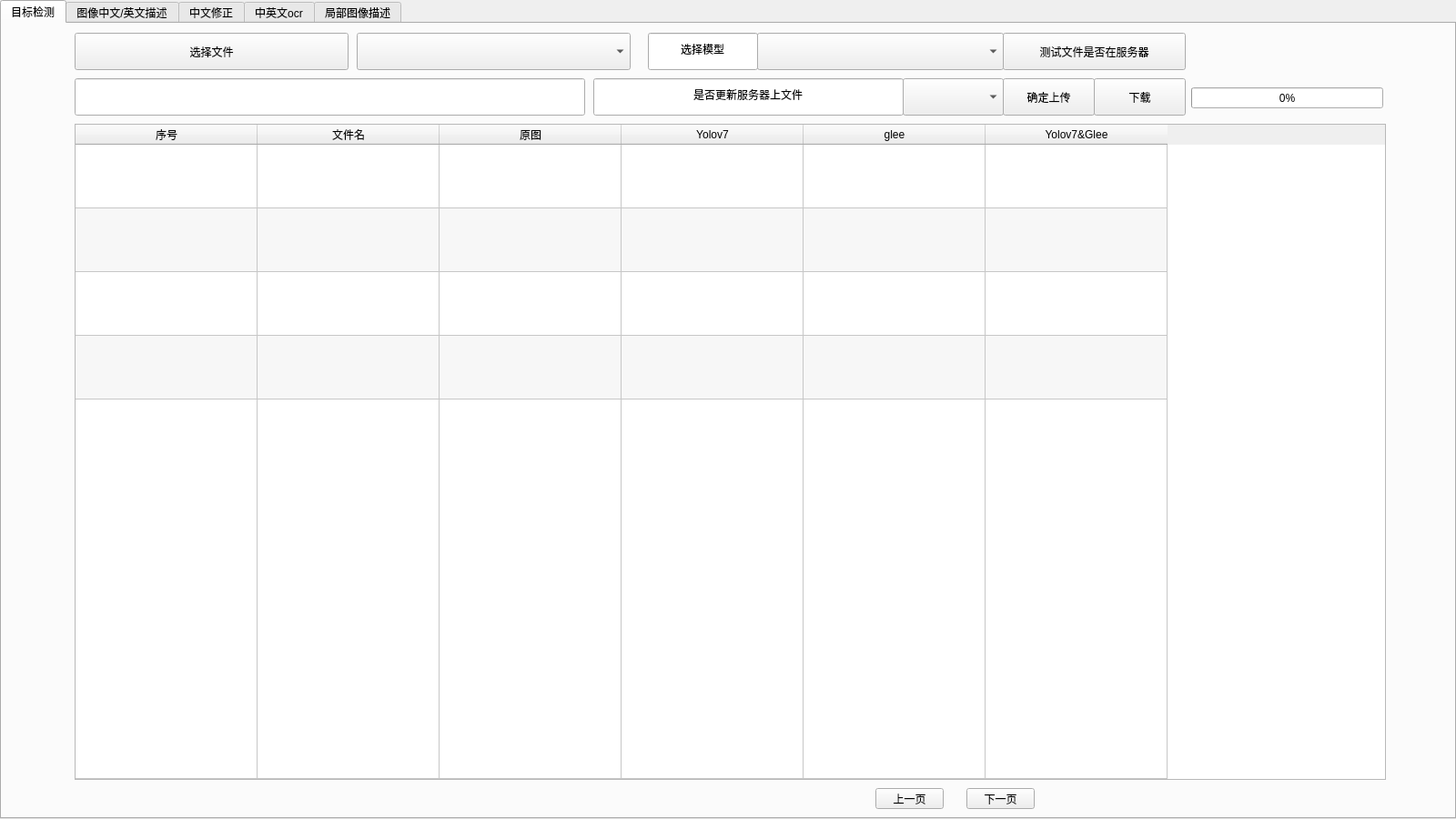
<?xml version="1.0" encoding="UTF-8"?>
<ui version="4.0">
 <class>Form</class>
 <widget class="QWidget" name="Form">
  <property name="geometry">
   <rect>
    <x>0</x>
    <y>0</y>
    <width>1600</width>
    <height>900</height>
   </rect>
  </property>
  <property name="windowTitle">
   <string>Form</string>
  </property>
  <widget class="QTabWidget" name="tabWidget">
   <property name="geometry">
    <rect>
     <x>0</x>
     <y>0</y>
     <width>1600</width>
     <height>900</height>
    </rect>
   </property>
   <property name="currentIndex">
    <number>0</number>
   </property>
   <widget class="QWidget" name="tab_1">
    <attribute name="title">
     <string>目标检测</string>
    </attribute>
    <widget class="QComboBox" name="comboBox_5">
     <property name="geometry">
      <rect>
       <x>390</x>
       <y>10</y>
       <width>301</width>
       <height>41</height>
      </rect>
     </property>
    </widget>
    <widget class="QPushButton" name="pushButton_4">
     <property name="geometry">
      <rect>
       <x>1100</x>
       <y>10</y>
       <width>201</width>
       <height>41</height>
      </rect>
     </property>
     <property name="text">
      <string>测试文件是否在服务器</string>
     </property>
     <property name="icon">
      <iconset>
       <normaloff>图标/botton.jpg</normaloff>图标/botton.jpg</iconset>
     </property>
     <property name="iconSize">
      <size>
       <width>30</width>
       <height>30</height>
      </size>
     </property>
    </widget>
    <widget class="QPushButton" name="pushButton_3">
     <property name="geometry">
      <rect>
       <x>1060</x>
       <y>840</y>
       <width>75</width>
       <height>23</height>
      </rect>
     </property>
     <property name="text">
      <string>下一页</string>
     </property>
    </widget>
    <widget class="QLineEdit" name="lineEdit_2">
     <property name="geometry">
      <rect>
       <x>80</x>
       <y>60</y>
       <width>561</width>
       <height>41</height>
      </rect>
     </property>
     <property name="alignment">
      <set>Qt::AlignCenter</set>
     </property>
     <property name="readOnly">
      <bool>true</bool>
     </property>
    </widget>
    <widget class="QComboBox" name="comboBox_4">
     <property name="geometry">
      <rect>
       <x>830</x>
       <y>10</y>
       <width>271</width>
       <height>41</height>
      </rect>
     </property>
    </widget>
    <widget class="QComboBox" name="comboBox_6">
     <property name="geometry">
      <rect>
       <x>990</x>
       <y>60</y>
       <width>111</width>
       <height>41</height>
      </rect>
     </property>
     <property name="currentText">
      <string/>
     </property>
    </widget>
    <widget class="QPushButton" name="pushButton_24">
     <property name="geometry">
      <rect>
       <x>80</x>
       <y>10</y>
       <width>301</width>
       <height>41</height>
      </rect>
     </property>
     <property name="text">
      <string>选择文件</string>
     </property>
     <property name="iconSize">
      <size>
       <width>30</width>
       <height>30</height>
      </size>
     </property>
    </widget>
    <widget class="QPushButton" name="pushButton">
     <property name="geometry">
      <rect>
       <x>1100</x>
       <y>60</y>
       <width>101</width>
       <height>41</height>
      </rect>
     </property>
     <property name="text">
      <string>确定上传</string>
     </property>
     <property name="icon">
      <iconset>
       <normaloff>图标/botton.jpg</normaloff>图标/botton.jpg</iconset>
     </property>
     <property name="iconSize">
      <size>
       <width>30</width>
       <height>30</height>
      </size>
     </property>
    </widget>
    <widget class="QPushButton" name="pushButton_2">
     <property name="geometry">
      <rect>
       <x>960</x>
       <y>840</y>
       <width>75</width>
       <height>23</height>
      </rect>
     </property>
     <property name="text">
      <string>上一页</string>
     </property>
    </widget>
    <widget class="QLineEdit" name="lineEdit_6">
     <property name="geometry">
      <rect>
       <x>650</x>
       <y>60</y>
       <width>341</width>
       <height>41</height>
      </rect>
     </property>
     <property name="text">
      <string>是否更新服务器上文件</string>
     </property>
     <property name="alignment">
      <set>Qt::AlignCenter</set>
     </property>
     <property name="readOnly">
      <bool>true</bool>
     </property>
    </widget>
    <widget class="QTableWidget" name="tableWidget">
     <property name="geometry">
      <rect>
       <x>80</x>
       <y>110</y>
       <width>1441</width>
       <height>721</height>
      </rect>
     </property>
     <property name="mouseTracking">
      <bool>false</bool>
     </property>
     <property name="autoScroll">
      <bool>true</bool>
     </property>
     <property name="dragEnabled">
      <bool>true</bool>
     </property>
     <property name="alternatingRowColors">
      <bool>true</bool>
     </property>
     <property name="selectionMode">
      <enum>QAbstractItemView::ExtendedSelection</enum>
     </property>
     <property name="rowCount">
      <number>5</number>
     </property>
     <attribute name="horizontalHeaderVisible">
      <bool>true</bool>
     </attribute>
     <attribute name="horizontalHeaderCascadingSectionResizes">
      <bool>false</bool>
     </attribute>
     <attribute name="horizontalHeaderMinimumSectionSize">
      <number>10</number>
     </attribute>
     <attribute name="horizontalHeaderDefaultSectionSize">
      <number>200</number>
     </attribute>
     <attribute name="horizontalHeaderHighlightSections">
      <bool>true</bool>
     </attribute>
     <attribute name="horizontalHeaderShowSortIndicator" stdset="0">
      <bool>false</bool>
     </attribute>
     <attribute name="horizontalHeaderStretchLastSection">
      <bool>false</bool>
     </attribute>
     <attribute name="verticalHeaderVisible">
      <bool>false</bool>
     </attribute>
     <attribute name="verticalHeaderCascadingSectionResizes">
      <bool>true</bool>
     </attribute>
     <attribute name="verticalHeaderMinimumSectionSize">
      <number>70</number>
     </attribute>
     <attribute name="verticalHeaderDefaultSectionSize">
      <number>70</number>
     </attribute>
     <attribute name="verticalHeaderShowSortIndicator" stdset="0">
      <bool>false</bool>
     </attribute>
     <attribute name="verticalHeaderStretchLastSection">
      <bool>true</bool>
     </attribute>
     <row>
      <property name="text">
       <string>0</string>
      </property>
     </row>
     <row>
      <property name="text">
       <string>1</string>
      </property>
     </row>
     <row>
      <property name="text">
       <string>2</string>
      </property>
     </row>
     <row>
      <property name="text">
       <string>3</string>
      </property>
     </row>
     <row>
      <property name="text">
       <string>4</string>
      </property>
     </row>
     <column>
      <property name="text">
       <string>序号</string>
      </property>
     </column>
     <column>
      <property name="text">
       <string>文件名</string>
      </property>
     </column>
     <column>
      <property name="text">
       <string>原图</string>
      </property>
     </column>
     <column>
      <property name="text">
       <string>Yolov7</string>
      </property>
     </column>
     <column>
      <property name="text">
       <string>glee</string>
      </property>
     </column>
     <column>
      <property name="text">
       <string>Yolov7&amp;Glee</string>
      </property>
     </column>
    </widget>
    <widget class="QPushButton" name="pushButton_5">
     <property name="geometry">
      <rect>
       <x>1200</x>
       <y>60</y>
       <width>101</width>
       <height>41</height>
      </rect>
     </property>
     <property name="text">
      <string>下载</string>
     </property>
     <property name="icon">
      <iconset>
       <normaloff>图标/botton.jpg</normaloff>图标/botton.jpg</iconset>
     </property>
     <property name="iconSize">
      <size>
       <width>30</width>
       <height>30</height>
      </size>
     </property>
    </widget>
    <widget class="QLineEdit" name="lineEdit_9">
     <property name="geometry">
      <rect>
       <x>710</x>
       <y>10</y>
       <width>121</width>
       <height>41</height>
      </rect>
     </property>
     <property name="text">
      <string>选择模型</string>
     </property>
     <property name="alignment">
      <set>Qt::AlignCenter</set>
     </property>
     <property name="readOnly">
      <bool>true</bool>
     </property>
    </widget>
    <widget class="QProgressBar" name="progressBar">
     <property name="geometry">
      <rect>
       <x>1307</x>
       <y>70</y>
       <width>211</width>
       <height>23</height>
      </rect>
     </property>
     <property name="value">
      <number>0</number>
     </property>
    </widget>
   </widget>
   <widget class="QWidget" name="tab_2">
    <attribute name="title">
     <string>图像中文/英文描述</string>
    </attribute>
    <widget class="QLabel" name="label_3">
     <property name="geometry">
      <rect>
       <x>1280</x>
       <y>9</y>
       <width>300</width>
       <height>300</height>
      </rect>
     </property>
     <property name="text">
      <string/>
     </property>
     <property name="scaledContents">
      <bool>true</bool>
     </property>
    </widget>
    <widget class="QComboBox" name="comboBox_10">
     <property name="geometry">
      <rect>
       <x>510</x>
       <y>10</y>
       <width>111</width>
       <height>41</height>
      </rect>
     </property>
    </widget>
    <widget class="QTextEdit" name="textEdit_3">
     <property name="geometry">
      <rect>
       <x>1280</x>
       <y>330</y>
       <width>301</width>
       <height>511</height>
      </rect>
     </property>
     <property name="lineWrapMode">
      <enum>QTextEdit::WidgetWidth</enum>
     </property>
    </widget>
    <widget class="QPushButton" name="pushButton_7">
     <property name="geometry">
      <rect>
       <x>1160</x>
       <y>850</y>
       <width>75</width>
       <height>23</height>
      </rect>
     </property>
     <property name="text">
      <string>下一页</string>
     </property>
    </widget>
    <widget class="QPushButton" name="pushButton_8">
     <property name="geometry">
      <rect>
       <x>1040</x>
       <y>850</y>
       <width>75</width>
       <height>23</height>
      </rect>
     </property>
     <property name="text">
      <string>上一页</string>
     </property>
    </widget>
    <widget class="QPushButton" name="pushButton_9">
     <property name="geometry">
      <rect>
       <x>1040</x>
       <y>10</y>
       <width>111</width>
       <height>91</height>
      </rect>
     </property>
     <property name="text">
      <string>上传</string>
     </property>
     <property name="icon">
      <iconset>
       <normaloff>图标/botton.jpg</normaloff>图标/botton.jpg</iconset>
     </property>
     <property name="iconSize">
      <size>
       <width>30</width>
       <height>30</height>
      </size>
     </property>
    </widget>
    <widget class="QTableWidget" name="tableWidget_3">
     <property name="geometry">
      <rect>
       <x>20</x>
       <y>109</y>
       <width>1251</width>
       <height>731</height>
      </rect>
     </property>
     <property name="mouseTracking">
      <bool>false</bool>
     </property>
     <property name="autoScroll">
      <bool>true</bool>
     </property>
     <property name="dragEnabled">
      <bool>true</bool>
     </property>
     <property name="alternatingRowColors">
      <bool>true</bool>
     </property>
     <property name="selectionMode">
      <enum>QAbstractItemView::ExtendedSelection</enum>
     </property>
     <property name="rowCount">
      <number>5</number>
     </property>
     <attribute name="horizontalHeaderVisible">
      <bool>true</bool>
     </attribute>
     <attribute name="horizontalHeaderCascadingSectionResizes">
      <bool>false</bool>
     </attribute>
     <attribute name="horizontalHeaderMinimumSectionSize">
      <number>10</number>
     </attribute>
     <attribute name="horizontalHeaderDefaultSectionSize">
      <number>200</number>
     </attribute>
     <attribute name="horizontalHeaderHighlightSections">
      <bool>true</bool>
     </attribute>
     <attribute name="horizontalHeaderShowSortIndicator" stdset="0">
      <bool>false</bool>
     </attribute>
     <attribute name="horizontalHeaderStretchLastSection">
      <bool>false</bool>
     </attribute>
     <attribute name="verticalHeaderVisible">
      <bool>false</bool>
     </attribute>
     <attribute name="verticalHeaderCascadingSectionResizes">
      <bool>true</bool>
     </attribute>
     <attribute name="verticalHeaderMinimumSectionSize">
      <number>70</number>
     </attribute>
     <attribute name="verticalHeaderDefaultSectionSize">
      <number>150</number>
     </attribute>
     <attribute name="verticalHeaderShowSortIndicator" stdset="0">
      <bool>false</bool>
     </attribute>
     <attribute name="verticalHeaderStretchLastSection">
      <bool>true</bool>
     </attribute>
     <row>
      <property name="text">
       <string>0</string>
      </property>
     </row>
     <row>
      <property name="text">
       <string>1</string>
      </property>
     </row>
     <row>
      <property name="text">
       <string>2</string>
      </property>
     </row>
     <row>
      <property name="text">
       <string>3</string>
      </property>
     </row>
     <row>
      <property name="text">
       <string>4</string>
      </property>
     </row>
     <column>
      <property name="text">
       <string>序号</string>
      </property>
     </column>
     <column>
      <property name="text">
       <string>文件名</string>
      </property>
     </column>
     <column>
      <property name="text">
       <string>问题</string>
      </property>
     </column>
     <column>
      <property name="text">
       <string>答案</string>
      </property>
     </column>
    </widget>
    <widget class="QComboBox" name="comboBox_12">
     <property name="geometry">
      <rect>
       <x>390</x>
       <y>10</y>
       <width>111</width>
       <height>41</height>
      </rect>
     </property>
    </widget>
    <widget class="QPushButton" name="pushButton_6">
     <property name="geometry">
      <rect>
       <x>20</x>
       <y>10</y>
       <width>361</width>
       <height>41</height>
      </rect>
     </property>
     <property name="text">
      <string>选择json所在文件夹</string>
     </property>
    </widget>
    <widget class="QComboBox" name="comboBox">
     <property name="geometry">
      <rect>
       <x>20</x>
       <y>60</y>
       <width>361</width>
       <height>41</height>
      </rect>
     </property>
    </widget>
    <widget class="QComboBox" name="comboBox_7">
     <property name="geometry">
      <rect>
       <x>690</x>
       <y>60</y>
       <width>51</width>
       <height>41</height>
      </rect>
     </property>
     <property name="currentText">
      <string/>
     </property>
    </widget>
    <widget class="QLineEdit" name="lineEdit_7">
     <property name="geometry">
      <rect>
       <x>390</x>
       <y>60</y>
       <width>301</width>
       <height>41</height>
      </rect>
     </property>
     <property name="text">
      <string>是否更新服务器上文件</string>
     </property>
     <property name="alignment">
      <set>Qt::AlignCenter</set>
     </property>
     <property name="readOnly">
      <bool>true</bool>
     </property>
    </widget>
    <widget class="QLineEdit" name="lineEdit_3">
     <property name="geometry">
      <rect>
       <x>780</x>
       <y>10</y>
       <width>111</width>
       <height>41</height>
      </rect>
     </property>
    </widget>
    <widget class="QPushButton" name="pushButton_27">
     <property name="geometry">
      <rect>
       <x>1160</x>
       <y>10</y>
       <width>111</width>
       <height>91</height>
      </rect>
     </property>
     <property name="text">
      <string>下载</string>
     </property>
     <property name="icon">
      <iconset>
       <normaloff>图标/botton.jpg</normaloff>图标/botton.jpg</iconset>
     </property>
     <property name="iconSize">
      <size>
       <width>30</width>
       <height>30</height>
      </size>
     </property>
    </widget>
    <widget class="QPushButton" name="pushButton_40">
     <property name="geometry">
      <rect>
       <x>900</x>
       <y>10</y>
       <width>131</width>
       <height>91</height>
      </rect>
     </property>
     <property name="text">
      <string>测试文件是否在服务器</string>
     </property>
     <property name="icon">
      <iconset>
       <normaloff>../../HYT/.designer/backup/图标/botton.jpg</normaloff>../../HYT/.designer/backup/图标/botton.jpg</iconset>
     </property>
     <property name="iconSize">
      <size>
       <width>30</width>
       <height>30</height>
      </size>
     </property>
    </widget>
    <widget class="QLineEdit" name="lineEdit_11">
     <property name="geometry">
      <rect>
       <x>630</x>
       <y>10</y>
       <width>151</width>
       <height>41</height>
      </rect>
     </property>
     <property name="text">
      <string>图文相似度阈值（）%</string>
     </property>
     <property name="alignment">
      <set>Qt::AlignCenter</set>
     </property>
     <property name="readOnly">
      <bool>true</bool>
     </property>
    </widget>
   </widget>
   <widget class="QWidget" name="tab">
    <attribute name="title">
     <string>中文修正</string>
    </attribute>
    <widget class="QPushButton" name="pushButton_16">
     <property name="geometry">
      <rect>
       <x>1160</x>
       <y>850</y>
       <width>75</width>
       <height>23</height>
      </rect>
     </property>
     <property name="text">
      <string>下一页</string>
     </property>
    </widget>
    <widget class="QPushButton" name="pushButton_17">
     <property name="geometry">
      <rect>
       <x>1040</x>
       <y>10</y>
       <width>111</width>
       <height>91</height>
      </rect>
     </property>
     <property name="text">
      <string>上传</string>
     </property>
     <property name="icon">
      <iconset>
       <normaloff>图标/botton.jpg</normaloff>图标/botton.jpg</iconset>
     </property>
     <property name="iconSize">
      <size>
       <width>30</width>
       <height>30</height>
      </size>
     </property>
    </widget>
    <widget class="QTableWidget" name="tableWidget_6">
     <property name="geometry">
      <rect>
       <x>20</x>
       <y>109</y>
       <width>1251</width>
       <height>731</height>
      </rect>
     </property>
     <property name="mouseTracking">
      <bool>false</bool>
     </property>
     <property name="autoScroll">
      <bool>true</bool>
     </property>
     <property name="dragEnabled">
      <bool>true</bool>
     </property>
     <property name="alternatingRowColors">
      <bool>true</bool>
     </property>
     <property name="selectionMode">
      <enum>QAbstractItemView::ExtendedSelection</enum>
     </property>
     <property name="rowCount">
      <number>5</number>
     </property>
     <attribute name="horizontalHeaderVisible">
      <bool>true</bool>
     </attribute>
     <attribute name="horizontalHeaderCascadingSectionResizes">
      <bool>false</bool>
     </attribute>
     <attribute name="horizontalHeaderMinimumSectionSize">
      <number>10</number>
     </attribute>
     <attribute name="horizontalHeaderDefaultSectionSize">
      <number>200</number>
     </attribute>
     <attribute name="horizontalHeaderHighlightSections">
      <bool>true</bool>
     </attribute>
     <attribute name="horizontalHeaderShowSortIndicator" stdset="0">
      <bool>false</bool>
     </attribute>
     <attribute name="horizontalHeaderStretchLastSection">
      <bool>false</bool>
     </attribute>
     <attribute name="verticalHeaderVisible">
      <bool>false</bool>
     </attribute>
     <attribute name="verticalHeaderCascadingSectionResizes">
      <bool>true</bool>
     </attribute>
     <attribute name="verticalHeaderMinimumSectionSize">
      <number>70</number>
     </attribute>
     <attribute name="verticalHeaderDefaultSectionSize">
      <number>150</number>
     </attribute>
     <attribute name="verticalHeaderShowSortIndicator" stdset="0">
      <bool>false</bool>
     </attribute>
     <attribute name="verticalHeaderStretchLastSection">
      <bool>true</bool>
     </attribute>
     <row>
      <property name="text">
       <string>0</string>
      </property>
     </row>
     <row>
      <property name="text">
       <string>1</string>
      </property>
     </row>
     <row>
      <property name="text">
       <string>2</string>
      </property>
     </row>
     <row>
      <property name="text">
       <string>3</string>
      </property>
     </row>
     <row>
      <property name="text">
       <string>4</string>
      </property>
     </row>
     <column>
      <property name="text">
       <string>序号</string>
      </property>
     </column>
     <column>
      <property name="text">
       <string>文件名</string>
      </property>
     </column>
     <column>
      <property name="text">
       <string>问题</string>
      </property>
     </column>
     <column>
      <property name="text">
       <string>答案</string>
      </property>
     </column>
    </widget>
    <widget class="QComboBox" name="comboBox_2">
     <property name="geometry">
      <rect>
       <x>20</x>
       <y>60</y>
       <width>361</width>
       <height>41</height>
      </rect>
     </property>
    </widget>
    <widget class="QPushButton" name="pushButton_25">
     <property name="geometry">
      <rect>
       <x>1040</x>
       <y>850</y>
       <width>75</width>
       <height>23</height>
      </rect>
     </property>
     <property name="text">
      <string>上一页</string>
     </property>
    </widget>
    <widget class="QPushButton" name="pushButton_26">
     <property name="geometry">
      <rect>
       <x>20</x>
       <y>10</y>
       <width>361</width>
       <height>41</height>
      </rect>
     </property>
     <property name="text">
      <string>选择json所在文件夹</string>
     </property>
    </widget>
    <widget class="QLabel" name="label_6">
     <property name="geometry">
      <rect>
       <x>1280</x>
       <y>9</y>
       <width>300</width>
       <height>300</height>
      </rect>
     </property>
     <property name="text">
      <string/>
     </property>
     <property name="scaledContents">
      <bool>true</bool>
     </property>
    </widget>
    <widget class="QTextEdit" name="textEdit_6">
     <property name="geometry">
      <rect>
       <x>1280</x>
       <y>330</y>
       <width>301</width>
       <height>511</height>
      </rect>
     </property>
     <property name="lineWrapMode">
      <enum>QTextEdit::WidgetWidth</enum>
     </property>
    </widget>
    <widget class="QLineEdit" name="lineEdit_8">
     <property name="geometry">
      <rect>
       <x>390</x>
       <y>10</y>
       <width>301</width>
       <height>41</height>
      </rect>
     </property>
     <property name="text">
      <string>是否更新服务器上文件</string>
     </property>
     <property name="alignment">
      <set>Qt::AlignCenter</set>
     </property>
     <property name="readOnly">
      <bool>true</bool>
     </property>
    </widget>
    <widget class="QComboBox" name="comboBox_8">
     <property name="geometry">
      <rect>
       <x>690</x>
       <y>10</y>
       <width>51</width>
       <height>41</height>
      </rect>
     </property>
     <property name="currentText">
      <string/>
     </property>
    </widget>
    <widget class="QPushButton" name="pushButton_28">
     <property name="geometry">
      <rect>
       <x>1160</x>
       <y>10</y>
       <width>111</width>
       <height>91</height>
      </rect>
     </property>
     <property name="text">
      <string>下载</string>
     </property>
     <property name="icon">
      <iconset>
       <normaloff>图标/botton.jpg</normaloff>图标/botton.jpg</iconset>
     </property>
     <property name="iconSize">
      <size>
       <width>30</width>
       <height>30</height>
      </size>
     </property>
    </widget>
    <widget class="QPushButton" name="pushButton_42">
     <property name="geometry">
      <rect>
       <x>900</x>
       <y>10</y>
       <width>131</width>
       <height>91</height>
      </rect>
     </property>
     <property name="text">
      <string>测试文件是否在服务器</string>
     </property>
     <property name="icon">
      <iconset>
       <normaloff>../../HYT/.designer/backup/图标/botton.jpg</normaloff>../../HYT/.designer/backup/图标/botton.jpg</iconset>
     </property>
     <property name="iconSize">
      <size>
       <width>30</width>
       <height>30</height>
      </size>
     </property>
    </widget>
   </widget>
   <widget class="QWidget" name="tab_3">
    <attribute name="title">
     <string>中英文ocr</string>
    </attribute>
    <widget class="QPushButton" name="pushButton_23">
     <property name="geometry">
      <rect>
       <x>20</x>
       <y>10</y>
       <width>361</width>
       <height>41</height>
      </rect>
     </property>
     <property name="text">
      <string>选择图片所在文件夹</string>
     </property>
    </widget>
    <widget class="QComboBox" name="comboBox_19">
     <property name="geometry">
      <rect>
       <x>20</x>
       <y>60</y>
       <width>361</width>
       <height>41</height>
      </rect>
     </property>
    </widget>
    <widget class="QTextEdit" name="textEdit_5">
     <property name="geometry">
      <rect>
       <x>1280</x>
       <y>330</y>
       <width>301</width>
       <height>511</height>
      </rect>
     </property>
     <property name="lineWrapMode">
      <enum>QTextEdit::WidgetWidth</enum>
     </property>
    </widget>
    <widget class="QPushButton" name="pushButton_34">
     <property name="geometry">
      <rect>
       <x>1040</x>
       <y>10</y>
       <width>111</width>
       <height>91</height>
      </rect>
     </property>
     <property name="text">
      <string>上传</string>
     </property>
     <property name="icon">
      <iconset>
       <normaloff>图标/botton.jpg</normaloff>图标/botton.jpg</iconset>
     </property>
     <property name="iconSize">
      <size>
       <width>30</width>
       <height>30</height>
      </size>
     </property>
    </widget>
    <widget class="QLabel" name="label_5">
     <property name="geometry">
      <rect>
       <x>1280</x>
       <y>9</y>
       <width>300</width>
       <height>300</height>
      </rect>
     </property>
     <property name="text">
      <string/>
     </property>
     <property name="scaledContents">
      <bool>true</bool>
     </property>
    </widget>
    <widget class="QPushButton" name="pushButton_35">
     <property name="geometry">
      <rect>
       <x>1160</x>
       <y>10</y>
       <width>111</width>
       <height>91</height>
      </rect>
     </property>
     <property name="text">
      <string>下载</string>
     </property>
     <property name="icon">
      <iconset>
       <normaloff>图标/botton.jpg</normaloff>图标/botton.jpg</iconset>
     </property>
     <property name="iconSize">
      <size>
       <width>30</width>
       <height>30</height>
      </size>
     </property>
    </widget>
    <widget class="QLineEdit" name="lineEdit_14">
     <property name="geometry">
      <rect>
       <x>390</x>
       <y>60</y>
       <width>301</width>
       <height>41</height>
      </rect>
     </property>
     <property name="text">
      <string>是否更新服务器上文件</string>
     </property>
     <property name="alignment">
      <set>Qt::AlignCenter</set>
     </property>
     <property name="readOnly">
      <bool>true</bool>
     </property>
    </widget>
    <widget class="QTableWidget" name="tableWidget_5">
     <property name="geometry">
      <rect>
       <x>20</x>
       <y>109</y>
       <width>1251</width>
       <height>731</height>
      </rect>
     </property>
     <property name="mouseTracking">
      <bool>false</bool>
     </property>
     <property name="autoScroll">
      <bool>true</bool>
     </property>
     <property name="dragEnabled">
      <bool>true</bool>
     </property>
     <property name="alternatingRowColors">
      <bool>true</bool>
     </property>
     <property name="selectionMode">
      <enum>QAbstractItemView::ExtendedSelection</enum>
     </property>
     <property name="rowCount">
      <number>5</number>
     </property>
     <attribute name="horizontalHeaderVisible">
      <bool>true</bool>
     </attribute>
     <attribute name="horizontalHeaderCascadingSectionResizes">
      <bool>false</bool>
     </attribute>
     <attribute name="horizontalHeaderMinimumSectionSize">
      <number>10</number>
     </attribute>
     <attribute name="horizontalHeaderDefaultSectionSize">
      <number>200</number>
     </attribute>
     <attribute name="horizontalHeaderHighlightSections">
      <bool>true</bool>
     </attribute>
     <attribute name="horizontalHeaderShowSortIndicator" stdset="0">
      <bool>false</bool>
     </attribute>
     <attribute name="horizontalHeaderStretchLastSection">
      <bool>false</bool>
     </attribute>
     <attribute name="verticalHeaderVisible">
      <bool>false</bool>
     </attribute>
     <attribute name="verticalHeaderCascadingSectionResizes">
      <bool>true</bool>
     </attribute>
     <attribute name="verticalHeaderMinimumSectionSize">
      <number>70</number>
     </attribute>
     <attribute name="verticalHeaderDefaultSectionSize">
      <number>150</number>
     </attribute>
     <attribute name="verticalHeaderShowSortIndicator" stdset="0">
      <bool>false</bool>
     </attribute>
     <attribute name="verticalHeaderStretchLastSection">
      <bool>true</bool>
     </attribute>
     <row>
      <property name="text">
       <string>0</string>
      </property>
     </row>
     <row>
      <property name="text">
       <string>1</string>
      </property>
     </row>
     <row>
      <property name="text">
       <string>2</string>
      </property>
     </row>
     <row>
      <property name="text">
       <string>3</string>
      </property>
     </row>
     <row>
      <property name="text">
       <string>4</string>
      </property>
     </row>
     <column>
      <property name="text">
       <string>序号</string>
      </property>
     </column>
     <column>
      <property name="text">
       <string>文件名</string>
      </property>
     </column>
     <column>
      <property name="text">
       <string>问题</string>
      </property>
     </column>
     <column>
      <property name="text">
       <string>答案</string>
      </property>
     </column>
    </widget>
    <widget class="QComboBox" name="comboBox_20">
     <property name="geometry">
      <rect>
       <x>390</x>
       <y>10</y>
       <width>111</width>
       <height>41</height>
      </rect>
     </property>
    </widget>
    <widget class="QPushButton" name="pushButton_36">
     <property name="geometry">
      <rect>
       <x>1160</x>
       <y>850</y>
       <width>75</width>
       <height>23</height>
      </rect>
     </property>
     <property name="text">
      <string>下一页</string>
     </property>
    </widget>
    <widget class="QComboBox" name="comboBox_21">
     <property name="geometry">
      <rect>
       <x>690</x>
       <y>60</y>
       <width>51</width>
       <height>41</height>
      </rect>
     </property>
     <property name="currentText">
      <string/>
     </property>
    </widget>
    <widget class="QPushButton" name="pushButton_37">
     <property name="geometry">
      <rect>
       <x>1040</x>
       <y>850</y>
       <width>75</width>
       <height>23</height>
      </rect>
     </property>
     <property name="text">
      <string>上一页</string>
     </property>
    </widget>
    <widget class="QComboBox" name="comboBox_22">
     <property name="geometry">
      <rect>
       <x>510</x>
       <y>10</y>
       <width>231</width>
       <height>41</height>
      </rect>
     </property>
    </widget>
    <widget class="QPushButton" name="pushButton_39">
     <property name="geometry">
      <rect>
       <x>900</x>
       <y>10</y>
       <width>131</width>
       <height>91</height>
      </rect>
     </property>
     <property name="text">
      <string>测试文件是否在服务器</string>
     </property>
     <property name="icon">
      <iconset>
       <normaloff>../../HYT/.designer/backup/图标/botton.jpg</normaloff>../../HYT/.designer/backup/图标/botton.jpg</iconset>
     </property>
     <property name="iconSize">
      <size>
       <width>30</width>
       <height>30</height>
      </size>
     </property>
    </widget>
   </widget>
   <widget class="QWidget" name="tab_4">
    <attribute name="title">
     <string>局部图像描述</string>
    </attribute>
    <widget class="QLineEdit" name="lineEdit_4">
     <property name="geometry">
      <rect>
       <x>740</x>
       <y>10</y>
       <width>151</width>
       <height>41</height>
      </rect>
     </property>
    </widget>
    <widget class="QLineEdit" name="lineEdit_10">
     <property name="geometry">
      <rect>
       <x>390</x>
       <y>60</y>
       <width>301</width>
       <height>41</height>
      </rect>
     </property>
     <property name="text">
      <string>是否更新服务器上文件</string>
     </property>
     <property name="alignment">
      <set>Qt::AlignCenter</set>
     </property>
     <property name="readOnly">
      <bool>true</bool>
     </property>
    </widget>
    <widget class="QLabel" name="label_4">
     <property name="geometry">
      <rect>
       <x>1280</x>
       <y>9</y>
       <width>300</width>
       <height>300</height>
      </rect>
     </property>
     <property name="text">
      <string/>
     </property>
     <property name="scaledContents">
      <bool>true</bool>
     </property>
    </widget>
    <widget class="QTableWidget" name="tableWidget_4">
     <property name="geometry">
      <rect>
       <x>20</x>
       <y>109</y>
       <width>1251</width>
       <height>731</height>
      </rect>
     </property>
     <property name="mouseTracking">
      <bool>false</bool>
     </property>
     <property name="autoScroll">
      <bool>true</bool>
     </property>
     <property name="dragEnabled">
      <bool>true</bool>
     </property>
     <property name="alternatingRowColors">
      <bool>true</bool>
     </property>
     <property name="selectionMode">
      <enum>QAbstractItemView::ExtendedSelection</enum>
     </property>
     <property name="rowCount">
      <number>5</number>
     </property>
     <attribute name="horizontalHeaderVisible">
      <bool>true</bool>
     </attribute>
     <attribute name="horizontalHeaderCascadingSectionResizes">
      <bool>false</bool>
     </attribute>
     <attribute name="horizontalHeaderMinimumSectionSize">
      <number>10</number>
     </attribute>
     <attribute name="horizontalHeaderDefaultSectionSize">
      <number>200</number>
     </attribute>
     <attribute name="horizontalHeaderHighlightSections">
      <bool>true</bool>
     </attribute>
     <attribute name="horizontalHeaderShowSortIndicator" stdset="0">
      <bool>false</bool>
     </attribute>
     <attribute name="horizontalHeaderStretchLastSection">
      <bool>false</bool>
     </attribute>
     <attribute name="verticalHeaderVisible">
      <bool>false</bool>
     </attribute>
     <attribute name="verticalHeaderCascadingSectionResizes">
      <bool>true</bool>
     </attribute>
     <attribute name="verticalHeaderMinimumSectionSize">
      <number>70</number>
     </attribute>
     <attribute name="verticalHeaderDefaultSectionSize">
      <number>150</number>
     </attribute>
     <attribute name="verticalHeaderShowSortIndicator" stdset="0">
      <bool>false</bool>
     </attribute>
     <attribute name="verticalHeaderStretchLastSection">
      <bool>true</bool>
     </attribute>
     <row>
      <property name="text">
       <string>0</string>
      </property>
     </row>
     <row>
      <property name="text">
       <string>1</string>
      </property>
     </row>
     <row>
      <property name="text">
       <string>2</string>
      </property>
     </row>
     <row>
      <property name="text">
       <string>3</string>
      </property>
     </row>
     <row>
      <property name="text">
       <string>4</string>
      </property>
     </row>
     <column>
      <property name="text">
       <string>序号</string>
      </property>
     </column>
     <column>
      <property name="text">
       <string>文件名</string>
      </property>
     </column>
     <column>
      <property name="text">
       <string>问题</string>
      </property>
     </column>
     <column>
      <property name="text">
       <string>答案</string>
      </property>
     </column>
    </widget>
    <widget class="QPushButton" name="pushButton_10">
     <property name="geometry">
      <rect>
       <x>20</x>
       <y>10</y>
       <width>361</width>
       <height>41</height>
      </rect>
     </property>
     <property name="text">
      <string>选择json所在文件夹</string>
     </property>
    </widget>
    <widget class="QPushButton" name="pushButton_11">
     <property name="geometry">
      <rect>
       <x>1040</x>
       <y>10</y>
       <width>111</width>
       <height>91</height>
      </rect>
     </property>
     <property name="text">
      <string>上传</string>
     </property>
     <property name="icon">
      <iconset>
       <normaloff>图标/botton.jpg</normaloff>图标/botton.jpg</iconset>
     </property>
     <property name="iconSize">
      <size>
       <width>30</width>
       <height>30</height>
      </size>
     </property>
    </widget>
    <widget class="QComboBox" name="comboBox_11">
     <property name="geometry">
      <rect>
       <x>390</x>
       <y>10</y>
       <width>171</width>
       <height>41</height>
      </rect>
     </property>
    </widget>
    <widget class="QComboBox" name="comboBox_3">
     <property name="geometry">
      <rect>
       <x>20</x>
       <y>60</y>
       <width>361</width>
       <height>41</height>
      </rect>
     </property>
    </widget>
    <widget class="QPushButton" name="pushButton_29">
     <property name="geometry">
      <rect>
       <x>1160</x>
       <y>10</y>
       <width>111</width>
       <height>91</height>
      </rect>
     </property>
     <property name="text">
      <string>下载</string>
     </property>
     <property name="icon">
      <iconset>
       <normaloff>图标/botton.jpg</normaloff>图标/botton.jpg</iconset>
     </property>
     <property name="iconSize">
      <size>
       <width>30</width>
       <height>30</height>
      </size>
     </property>
    </widget>
    <widget class="QPushButton" name="pushButton_12">
     <property name="geometry">
      <rect>
       <x>1160</x>
       <y>850</y>
       <width>75</width>
       <height>23</height>
      </rect>
     </property>
     <property name="text">
      <string>下一页</string>
     </property>
    </widget>
    <widget class="QPushButton" name="pushButton_13">
     <property name="geometry">
      <rect>
       <x>1040</x>
       <y>850</y>
       <width>75</width>
       <height>23</height>
      </rect>
     </property>
     <property name="text">
      <string>上一页</string>
     </property>
    </widget>
    <widget class="QComboBox" name="comboBox_9">
     <property name="geometry">
      <rect>
       <x>690</x>
       <y>60</y>
       <width>51</width>
       <height>41</height>
      </rect>
     </property>
     <property name="currentText">
      <string/>
     </property>
    </widget>
    <widget class="QPushButton" name="pushButton_41">
     <property name="geometry">
      <rect>
       <x>900</x>
       <y>10</y>
       <width>131</width>
       <height>91</height>
      </rect>
     </property>
     <property name="text">
      <string>测试文件是否在服务器</string>
     </property>
     <property name="icon">
      <iconset>
       <normaloff>../../HYT/.designer/backup/图标/botton.jpg</normaloff>../../HYT/.designer/backup/图标/botton.jpg</iconset>
     </property>
     <property name="iconSize">
      <size>
       <width>30</width>
       <height>30</height>
      </size>
     </property>
    </widget>
    <widget class="QTextEdit" name="textEdit_4">
     <property name="geometry">
      <rect>
       <x>1280</x>
       <y>330</y>
       <width>301</width>
       <height>511</height>
      </rect>
     </property>
     <property name="lineWrapMode">
      <enum>QTextEdit::WidgetWidth</enum>
     </property>
    </widget>
    <widget class="QLineEdit" name="lineEdit_12">
     <property name="geometry">
      <rect>
       <x>570</x>
       <y>10</y>
       <width>171</width>
       <height>41</height>
      </rect>
     </property>
     <property name="text">
      <string>图文相似度阈值（）%</string>
     </property>
     <property name="alignment">
      <set>Qt::AlignCenter</set>
     </property>
     <property name="readOnly">
      <bool>true</bool>
     </property>
    </widget>
   </widget>
  </widget>
 </widget>
 <resources/>
 <connections/>
</ui>
